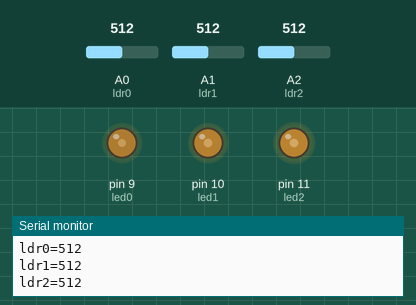
A sketch run on a simulated Arduino Uno, built with avr-gcc and run on an emulated ATmega328P. Shown: output pins drawn as LEDs (lit = HIGH), the last lines printed to the serial monitor. Inputs (shaded band) come from the test bench; at power-on: A0 (ldr0) = 512, A1 (ldr1) = 512, A2 (ldr2) = 512.

Above: at 1.2 s.
1.3 s: A0 (ldr0) set to 716
At 2.0 s:
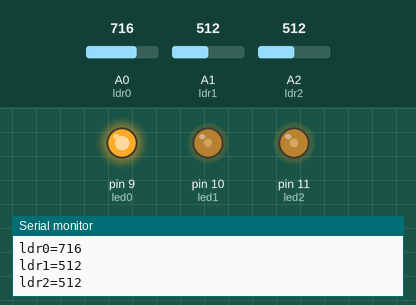
2.9 s: A1 (ldr1) set to 716
At 3.9 s:
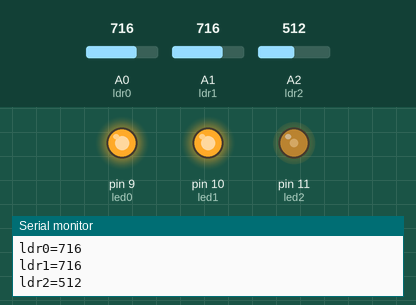
4.5 s: A2 (ldr2) set to 716
At 5.8 s:
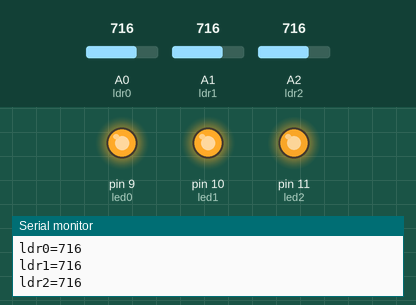
6.1 s: A2 (ldr2) set to 900
At 7.4 s:
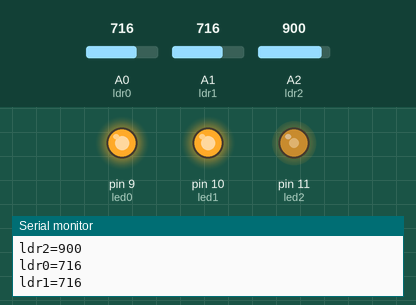
7.7 s: A0 (ldr0) set to 690
9.2 s: A0 (ldr0) set to 672
At 10.1 s:
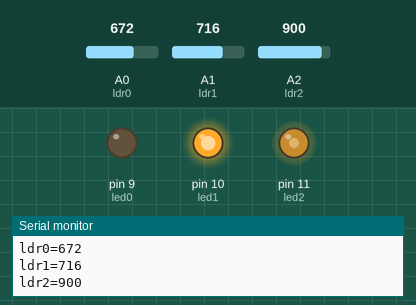
Timing chart, 0 to 11.8 s (numbered marks = the images above; inputs shaded):
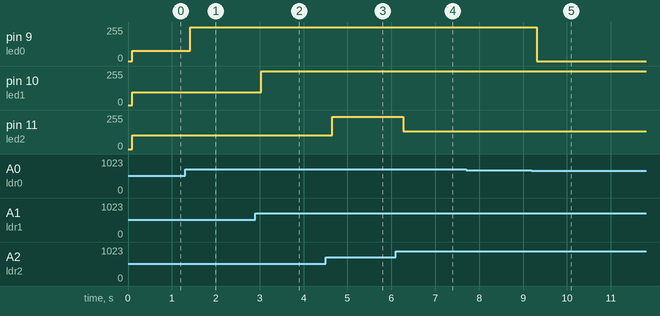

Measured:
- the behaviour switches between 673 and 672 on A0 (ldr0) (found by bisection; images 4 and 5)
- after the input at 1.3 s, pin 9 (led0): 78/255 → 255/255 after 0.12 s
- after the input at 2.9 s, pin 10 (led1): 94/255 → 255/255 after 0.13 s
- after the input at 4.5 s, pin 11 (led2): 104/255 → 241/255 after 0.15 s
- after the input at 6.1 s, pin 11 (led2): 241/255 → 133/255 after 0.17 s
- after the input at 9.2 s, pin 9 (led0): 255/255 → 0/255 after 0.11 s

The sketch:

lector_llumetes_benfet.ino
```cpp
/**********************************************************************************
**                                                                               **
**                              Lector de Llum                                   **
**                                                                               **
**                                                                               **
**********************************************************************************/

//********** Includes *************************************************************

//********** Variables ************************************************************
const int led1 = 10;          // donar nom al pin 9 de l’Arduino
const int led2 = 11;          // donar nom al pin 9 de l’Arduino
const int led0 = 9;          // donar nom al pin 9 de l’Arduino
const int ldr0 = A0;         // donar nom al pin A0 de l’Arduino
const int ldr1 = A1;         // donar nom al pin A1 de l’Arduino
const int ldr2 = A2;         // donar nom al pin A2 de l’Arduino


int valLdr0, valLdr1, valLdr2;     // per guardar valors del ldrs


int segons = 100;          // velocitat de l'acció en ms

//********** Setup ****************************************************************
void setup()
{
  pinMode(led0, OUTPUT);     // definir el pin 9 com una sortida
  pinMode(led1, OUTPUT);     // definir el pin 10 com una sortida
  pinMode(led2, OUTPUT);     // definir el pin 11 com una sortida

  Serial.begin( 9600);

}

//********** Loop *****************************************************************
void loop()
{
  valLdr0 = analogRead(ldr0);   // llegir valor ldr
  valLdr1 = analogRead(ldr1);   // llegir valor ldr
  valLdr2 = analogRead(ldr2);   // llegir valor ldr
 Serial.print ("ldr0=");
 Serial.println (valLdr0);
  //delay (segons);

 Serial.print ("ldr1=");
 Serial.println (valLdr1);
 // delay (segons);


 Serial.print ("ldr2=");
 Serial.println (valLdr2);
  delay (segons);


  valLdr0 = map(valLdr0, 670, 157,0 , 255);   // mapejar valor de 0-1023 a 0-255
  valLdr1 = map(valLdr1, 688, 215, 0, 255);   // mapejar valor de 0-1023 a 0-255
  valLdr2 = map(valLdr2, 690, 255, 0, 255);   // mapejar valor de 0-1023 a 0-255

  analogWrite(led0, valLdr0);    // actualitzar l'estat del led
  analogWrite(led1, valLdr1);    // actualitzar l'estat del led
  analogWrite(led2, valLdr2);    // actualitzar l'estat del led
}


//********** Funcions *************************************************************
```
